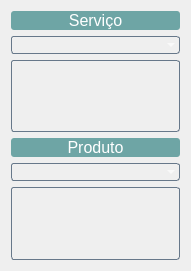
   <widget class="QWidget" name="gridLayoutWidget_3">
    <property name="geometry">
     <rect>
      <x>723</x>
      <y>196</y>
      <width>191</width>
      <height>271</height>
     </rect>
    </property>
    <layout class="QGridLayout" name="gridLayout">
     <item row="1" column="0">
      <widget class="QComboBox" name="comboBox_5">
       <property name="styleSheet">
        <string notr="true">color: rgb(255, 255, 255);
        background-color: transparent;
        border-style: solid;
        border-width: 1px;
        border-color: rgb(103, 120, 138);;
border-radius:3px</string>
       </property>
      </widget>
     </item>
     <item row="0" column="0">
      <widget class="QLabel" name="cad_cli_06_ob_num_label_9">
       <property name="font">
        <font>
         <pointsize>12</pointsize>
        </font>
       </property>
       <property name="layoutDirection">
        <enum>Qt::LeftToRight</enum>
       </property>
       <property name="styleSheet">
        <string notr="true">color: rgb(255, 255, 255);
background-color:rgb(110, 165, 165);
border-radius:3px</string>
       </property>
       <property name="text">
        <string>Serviço</string>
       </property>
       <property name="alignment">
        <set>Qt::AlignCenter</set>
       </property>
      </widget>
     </item>
     <item row="2" column="0">
      <widget class="QTableWidget" name="tableWidget">
       <property name="styleSheet">
        <string notr="true">color: rgb(255, 255, 255);
        background-color: transparent;
        border-style: solid;
        border-width: 1px;
        border-color: rgb(103, 120, 138);
border-radius:3px;</string>
       </property>
      </widget>
     </item>
     <item row="3" column="0">
      <widget class="QLabel" name="cad_cli_06_ob_num_label_10">
       <property name="font">
        <font>
         <pointsize>12</pointsize>
        </font>
       </property>
       <property name="layoutDirection">
        <enum>Qt::LeftToRight</enum>
       </property>
       <property name="styleSheet">
        <string notr="true">color: rgb(255, 255, 255);
background-color:rgb(110, 165, 165);
border-radius:3px</string>
       </property>
       <property name="text">
        <string>Produto</string>
       </property>
       <property name="alignment">
        <set>Qt::AlignCenter</set>
       </property>
      </widget>
     </item>
     <item row="4" column="0">
      <widget class="QComboBox" name="comboBox_6">
       <property name="styleSheet">
        <string notr="true">color: rgb(255, 255, 255);
        background-color: transparent;
        border-style: solid;
        border-width: 1px;
        border-color: rgb(103, 120, 138);;
border-radius:3px</string>
       </property>
      </widget>
     </item>
     <item row="5" column="0">
      <widget class="QTableWidget" name="tableWidget_2">
       <property name="styleSheet">
        <string notr="true">color: rgb(255, 255, 255);
        background-color: transparent;
        border-style: solid;
        border-width: 1px;
        border-color: rgb(103, 120, 138);
border-radius:3px;</string>
       </property>
      </widget>
     </item>
    </layout>
   </widget>
